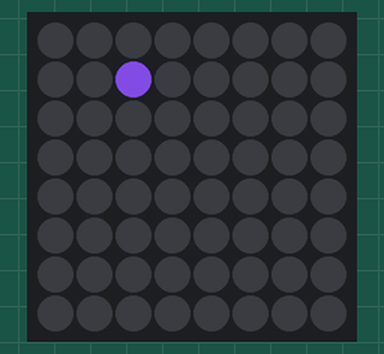
This program was run on a simulated Raspberry Pi (BCM pin numbers) with a Sense HAT. Shown: the Sense HAT's 8×8 RGB LED matrix. Dim RGB values are drawn brighter than linear; random numbers come from a fixed seed.

Above: at 0.17 s.
At 2.3 s:
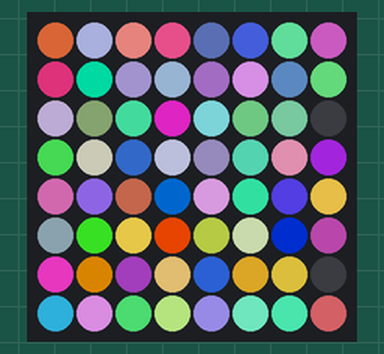
At 19.93 s:
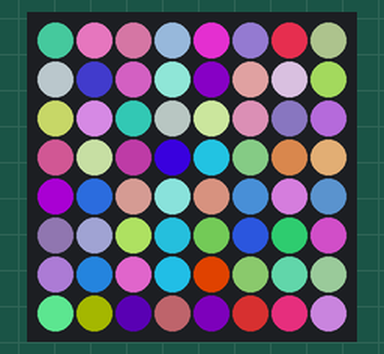
At 21.45 s:
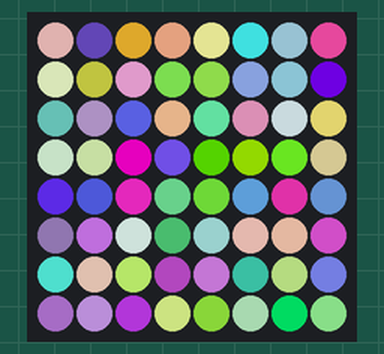
At 30.88 s:
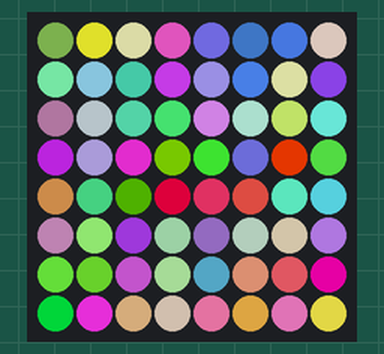
At 39.69 s:
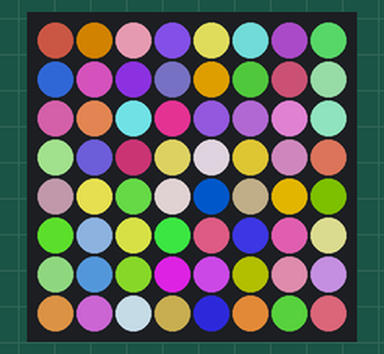

The program:

sense_hat_random_pixels.py
```python
#!/usr/bin/python3
# -*- coding: utf-8 -*-

"""
S185 - Introduction to Single-Board Computers

Randomly light pixels in the LED matrix with a random color on the
Sense HAT.

Execution:
1. Set the executable flag on the script: chmod u+x sense_hat_random_pixels.py
2. Execute with a preceding dot "./", so call ./sense_hat_random_pixels.py
"""

# Import required modules.
import os
import sys
import argparse
import time
import random

# Import the Sense HAT module.
try:
	import sense_hat
except RuntimeError:
	print("Error importing Sense HAT module!")

# Instantiate the Sense HAT object.
sense = sense_hat.SenseHat()

# Define the main() function.
def main():
	# Set the LED matrix to the low light mode.
	sense.low_light = True

	while True:
		# Generate a random x and y position
		#	x: 0 is on the left, 7 on the right.
		#	y: 0 is at the top, 7 at the bottom.
		x = random.randint(0, 7)
		y = random.randint(0, 7)
		# Generate a random RGB (red, green, blue) color. Each color value must
		#  be an integer between 0 and 255.
		r = random.randint(0, 255)
		g = random.randint(0, 255)
		b = random.randint(0, 255)
		pixel_color = (r, g, b)
		# Set an individual LED matrix pixel at the specified (x,y) coordinate,
		#	to the specified RGB (red, green, blue) color.
		#sense.set_pixel(x, y, r, g, b)
		sense.set_pixel(x, y, pixel_color)
		time.sleep(0.01)
# EOF: main()

# ------------------------------------------------- BEGIN EXECUTION HERE --
if __name__ == '__main__':
	try:
		# Execute code in here first.
		# If an exception is raised, continue to check except blocks.
		# ~~~~~
		# Invoke the main function.
		main()
	except KeyboardInterrupt:
		# If the exception is of this type...
		# Execute this code and continue to finally block.
		# ~~~~~
		# Raised when the user interrupts program execution, usually by
		#  pressing Ctrl+c.
		# ~~~~~
		# Sets the entire LED matrix to a single color, defaults to
		#  blank/off.
		sense.clear()
	finally:
		# No matter what has happened previously, or whether an
		# exception was thrown, execute this code as the program ends.
		# ~~~~~
		# Sets the entire LED matrix to a single color, defaults to
		#  blank/off.
		sense.clear()
```
